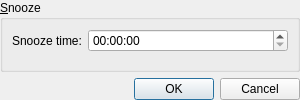
<?xml version="1.0" encoding="UTF-8"?>
<ui version="4.0">
 <class>SnoozeDialog</class>
 <widget class="QDialog" name="SnoozeDialog">
  <property name="geometry">
   <rect>
    <x>0</x>
    <y>0</y>
    <width>300</width>
    <height>100</height>
   </rect>
  </property>
  <property name="windowTitle">
   <string>Dialog</string>
  </property>
  <layout class="QVBoxLayout" name="verticalLayout">
   <property name="margin">
    <number>0</number>
   </property>
   <item>
    <layout class="QHBoxLayout" name="horizontalLayout">
     <item>
      <widget class="QGroupBox" name="groupBox">
       <property name="title">
        <string>&amp;Snooze</string>
       </property>
       <layout class="QFormLayout" name="formLayout">
        <property name="labelAlignment">
         <set>Qt::AlignRight|Qt::AlignTrailing|Qt::AlignVCenter</set>
        </property>
        <item row="0" column="0">
         <widget class="QLabel" name="label">
          <property name="text">
           <string>Snooze time:</string>
          </property>
          <property name="buddy">
           <cstring>timeEdit</cstring>
          </property>
         </widget>
        </item>
        <item row="0" column="1">
         <widget class="QTimeEdit" name="timeEdit"/>
        </item>
       </layout>
      </widget>
     </item>
    </layout>
   </item>
   <item>
    <widget class="QDialogButtonBox" name="buttonBox">
     <property name="orientation">
      <enum>Qt::Horizontal</enum>
     </property>
     <property name="standardButtons">
      <set>QDialogButtonBox::Cancel|QDialogButtonBox::Ok</set>
     </property>
    </widget>
   </item>
  </layout>
 </widget>
 <resources/>
 <connections>
  <connection>
   <sender>buttonBox</sender>
   <signal>accepted()</signal>
   <receiver>SnoozeDialog</receiver>
   <slot>accept()</slot>
   <hints>
    <hint type="sourcelabel">
     <x>248</x>
     <y>254</y>
    </hint>
    <hint type="destinationlabel">
     <x>157</x>
     <y>274</y>
    </hint>
   </hints>
  </connection>
  <connection>
   <sender>buttonBox</sender>
   <signal>rejected()</signal>
   <receiver>SnoozeDialog</receiver>
   <slot>reject()</slot>
   <hints>
    <hint type="sourcelabel">
     <x>316</x>
     <y>260</y>
    </hint>
    <hint type="destinationlabel">
     <x>286</x>
     <y>274</y>
    </hint>
   </hints>
  </connection>
 </connections>
</ui>
